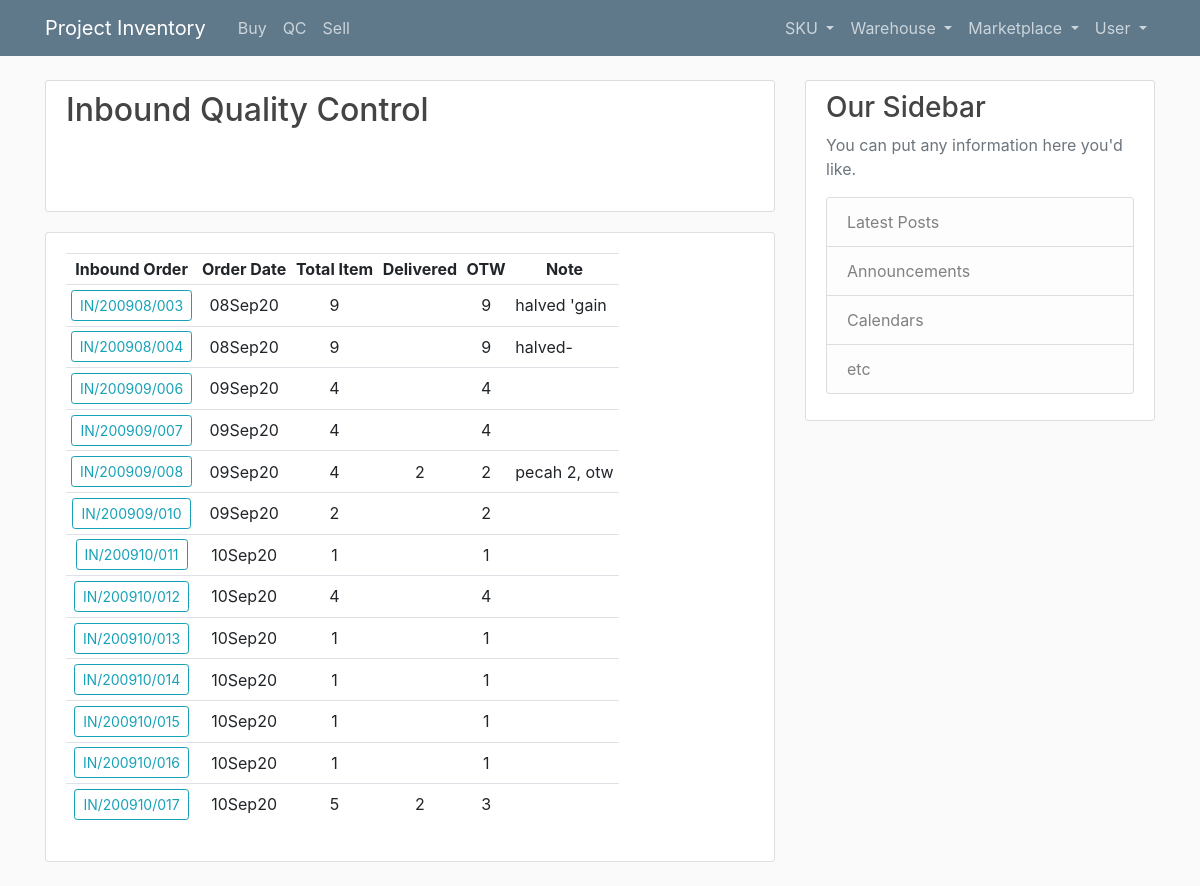
The app's page /in-qc (signed in) with its own data.
### sku/models.py (models this page shows, shortened)
class Inbound(models.Model):
    code = models.CharField(max_length=255, null=True, unique=True)
    total_paid_cost = models.FloatField(null=True)
    note = models.TextField(null=True, blank=True)
    creator = models.ForeignKey(User, on_delete=models.SET_NULL, null=True)
    date_added = models.DateTimeField(default=timezone.now, null=True)
    marketplace = models.ForeignKey(Marketplace, on_delete=models.SET_NULL, null=True)
    def __str__(self):
        return self.code

### sku/views.py (the view)
# urls.py: path('in-qc', views.InboundQualityControl, name='inbound-qc'),
def InboundQualityControl(request):
    if not request.user.username:
        return redirect('/login/?next=%s' % request.path)
    inbounds = Inbound.objects.filter(product__location__slug='in').distinct()
    data = []
    for inbound in inbounds:
        temp = [inbound,
                inbound.product_set.all().count,
                inbound.product_set.exclude(location__slug='in').count,
                inbound.product_set.filter(location__slug='in').count]
        data.append(temp)
    return render(request, 'sku/inbound_qc.html', {'data':data})

### sku/templates/sku/inbound_qc.html (shortened to what this page needs)
{% extends 'base.html' %}
{% load crispy_forms_tags %}
{% block content %}
<article class="media content-section">
    <div class="media-body">
        <h2>
            Inbound Quality Control
        </h2>
        <p class="article-content">
        </p>
    </div>
</article>
<div class="card card-body">
    <table class="table table-sm table-hover table-responsive">
        <tr>
            <th style="text-align:center">Inbound Order</th>
            <th style="text-align:center">Order Date</th>
            <th style="text-align:center">Total Item</th>
            <th style="text-align:center">Delivered</th>
            <th style="text-align:center">OTW</th>
            <th style="text-align:center">Note</th>
        </tr>
        {% for datum in data %}
        <tr>
            <td class="align-middle" style="text-align:center">
                <a class="btn btn-sm btn-outline-info" href="{% url 'inbound-detail' datum.0.pk %}">{{ datum.0 }}</a>
            </td>
            <td class="align-middle" style="text-align:center">
                {% if datum.0.date_added %}
                    {{ datum.0.date_added|date:"dMy" }}
                {% endif %}
            </td>
            <td class="align-middle" style="text-align:center">
                {% if datum.1 %}
                    {{ datum.1 }}
                {% endif %}
            </td>
            <td class="align-middle" style="text-align:center">
                {% if datum.2 %}
                    {{ datum.2 }}
                {% endif %}
            </td>
            <td class="align-middle" style="text-align:center">
                {% if datum.3 %}
                    {{ datum.3 }}
                {% endif %}
            </td>
            <td class="align-middle">
                {% if datum.0.note %}
                {% if datum.0.note|length > 140 %}
                    {{ datum.0.note|slice:140 }} ...
                {% else %}
                    {{ datum.0.note }}
                {% endif %}
                {% endif %}
            </td>
        </tr>
        {% endfor %}
    </table>
</div>
<br>
{% endblock %}

### static/css/main.css (style rules this page uses)
body { background: #fafafa; color: #333333; margin-top: 5rem; }
h1, h2, h3, h4, h5, h6 { color: #444444; }
.content-section { background: #ffffff; padding: 10px 20px; border: 1px solid #dddddd; border-radius: 3px; margin-bottom: 20px; }
.article-content { white-space: pre-line; }

### records on screen
Inbound: code "IN/200908/003", date_added "08Sep20", datum "9", note "halved 'gain"
Inbound: code "IN/200908/004", date_added "08Sep20", datum "9", note "halved-"
Inbound: code "IN/200909/006", date_added "09Sep20", datum "4"
Inbound: code "IN/200909/007", date_added "09Sep20", datum "4"
Inbound: code "IN/200909/008", date_added "09Sep20", datum "4", marketplace "2", note "pecah 2, otw"
Inbound: code "IN/200909/010", date_added "09Sep20", marketplace "2"
Inbound: code "IN/200910/011", date_added "10Sep20", creator "1"
Inbound: code "IN/200910/012", date_added "10Sep20", datum "4"
Inbound: code "IN/200910/013", date_added "10Sep20", datum "1"
Inbound: code "IN/200910/014", date_added "10Sep20", datum "1"
Inbound: code "IN/200910/015", date_added "10Sep20", datum "1"
Inbound: code "IN/200910/016", date_added "10Sep20", creator "1"
Inbound: code "IN/200910/017", date_added "10Sep20", datum "5", datum "2", datum "3"
